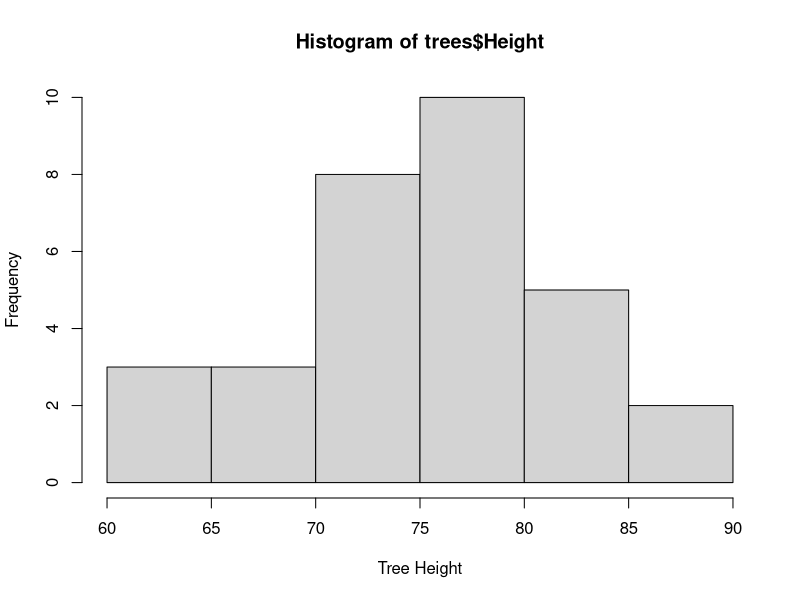
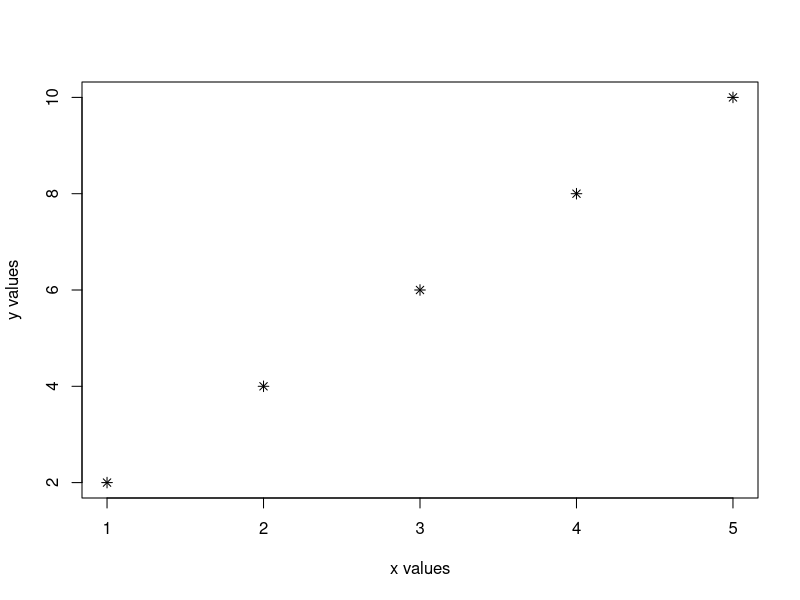
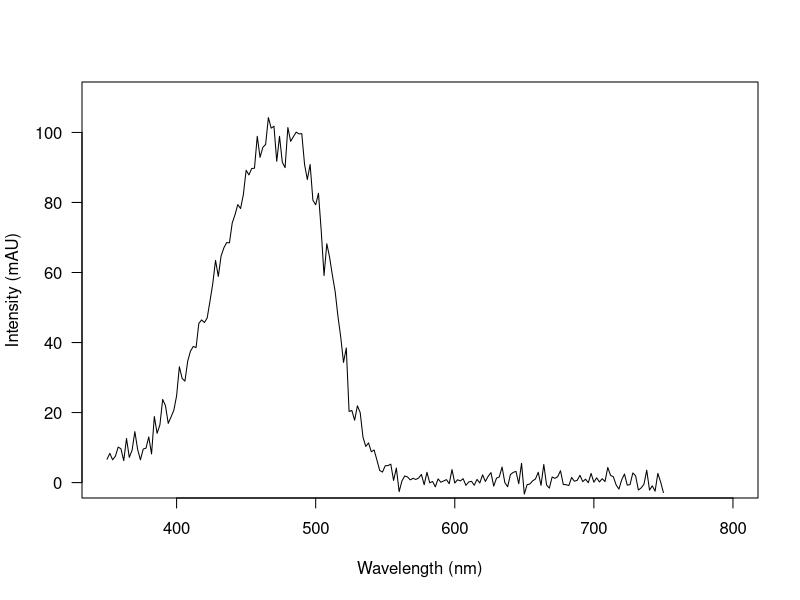
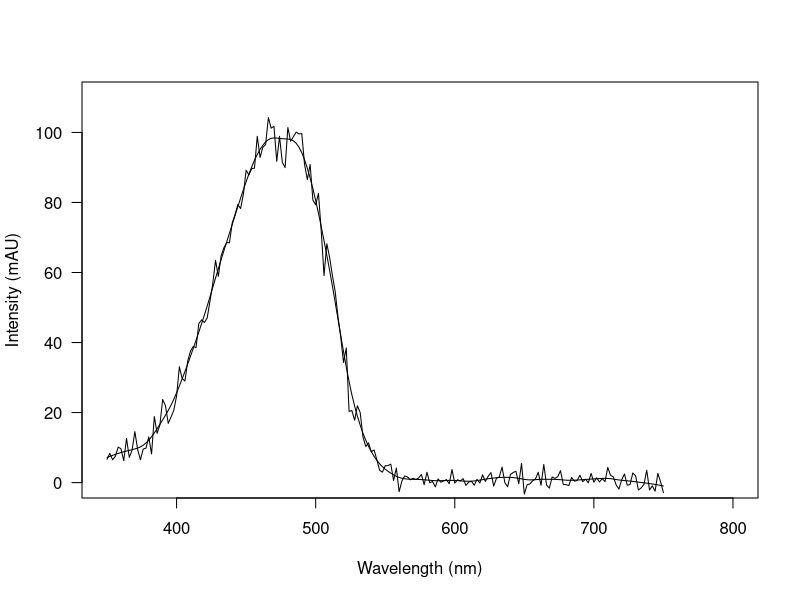

Here is the R script that generated these plots, in order:
## ---- chunk 1
##### Basic calculating functions

sum(6:8)

mean(1:10)

log(16)

sqrt(36)

###### Plotting functions

## Plot info from a sample data set in R: trees
head(trees)

hist(trees$Height,xlab="Tree Height")

## Plot your own graph
plot(x=c(1,2,3,4,5),y=c(2,4,6,8,10),xlab="x values",ylab="y values",pch=8)

###### Statistical functions

## t-test

z<-rnorm(15)
a<-rnorm(15)
t.test(z,a)
# p is greater than 0.5, so not significant

## smooth.spline (fits a cubic smooth line to noisy curves)

peak1.standard<-read.csv("Peak1.csv")
# An example of VERY noisy data - unfortunately from my own data 
plot(peak1.standard$Wavelength,peak1.standard$mAU,xlim=c(350,800), type="l", pch=1,cex=0.6,las=TRUE, 
     ylab="Intensity (mAU)",ylim=c(0,110),xlab="Wavelength (nm)")
# Let's use the smooth.spline function to smooth this line out.
smooth.peak1.standard<-smooth.spline(peak1.standard$Wavelength, peak1.standard$mAU)
# Now plot the smooth line over the noisy line to see how well it fits
plot(peak1.standard$Wavelength,peak1.standard$mAU,xlim=c(350,800), type="l", pch=1,cex=0.6,las=TRUE, 
     ylab="Intensity (mAU)",ylim=c(0,110),xlab="Wavelength (nm)")
lines(smooth.peak1.standard)


# Remember, these look like simple commands but they are actually functions that have been built into the software for us. Thanks, R! 
## ---- chunk 2
fun_function<-function(x,y=5){x*y}

# Let's look at the components (formal arguments, body, and environment) of this function:
formals(fun_function)
body(fun_function)
environment(fun_function)
# Remember, every function is made up of these three basic components.

# Let's run this function now
fun_function(3)
# This is telling us that our "x" value is 3, and we know that y=3 and the body is {x*y}
# So, the output should be 15. Yay!
## ---- chunk 3
absolutely<-function(x){if(x<0){-x}else{x}}

# This code tells us that if an x value is less than 1, then this negative value should be converted to positive
# AKA an absolute value function

# Try it!
absolutely(-7)
absolutely(28)
